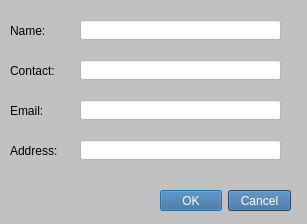
<?xml version="1.0" encoding="UTF-8"?>
<ui version="4.0">
 <class>add_box</class>
 <widget class="QDialog" name="add_box">
  <property name="geometry">
   <rect>
    <x>0</x>
    <y>0</y>
    <width>307</width>
    <height>224</height>
   </rect>
  </property>
  <property name="windowTitle">
   <string>Add Contact</string>
  </property>
  <property name="styleSheet">
   <string notr="true">background-color: rgb(193, 193, 193);</string>
  </property>
  <widget class="QDialogButtonBox" name="add_conf">
   <property name="geometry">
    <rect>
     <x>160</x>
     <y>190</y>
     <width>131</width>
     <height>21</height>
    </rect>
   </property>
   <property name="styleSheet">
    <string notr="true">color: rgb(255, 255, 255);
background-color: rgb(49, 99, 149);
font: 75 10pt &quot;Quicksand&quot;;
</string>
   </property>
   <property name="orientation">
    <enum>Qt::Horizontal</enum>
   </property>
   <property name="standardButtons">
    <set>QDialogButtonBox::Cancel|QDialogButtonBox::Ok</set>
   </property>
  </widget>
  <widget class="QLabel" name="lbl_name">
   <property name="geometry">
    <rect>
     <x>10</x>
     <y>20</y>
     <width>51</width>
     <height>21</height>
    </rect>
   </property>
   <property name="styleSheet">
    <string notr="true">font: 75 10pt &quot;MS Shell Dlg 2&quot;;</string>
   </property>
   <property name="text">
    <string>Name:</string>
   </property>
  </widget>
  <widget class="QLabel" name="lbl_contact">
   <property name="geometry">
    <rect>
     <x>10</x>
     <y>60</y>
     <width>61</width>
     <height>21</height>
    </rect>
   </property>
   <property name="styleSheet">
    <string notr="true">font: 75 10pt &quot;MS Shell Dlg 2&quot;;</string>
   </property>
   <property name="text">
    <string>Contact:</string>
   </property>
  </widget>
  <widget class="QLabel" name="lbl_email">
   <property name="geometry">
    <rect>
     <x>10</x>
     <y>100</y>
     <width>61</width>
     <height>21</height>
    </rect>
   </property>
   <property name="styleSheet">
    <string notr="true">font: 75 10pt &quot;MS Shell Dlg 2&quot;;</string>
   </property>
   <property name="text">
    <string>Email:</string>
   </property>
  </widget>
  <widget class="QLabel" name="lbl_add">
   <property name="geometry">
    <rect>
     <x>10</x>
     <y>140</y>
     <width>61</width>
     <height>21</height>
    </rect>
   </property>
   <property name="styleSheet">
    <string notr="true">font: 75 10pt &quot;MS Shell Dlg 2&quot;;</string>
   </property>
   <property name="text">
    <string>Address:</string>
   </property>
  </widget>
  <widget class="QLineEdit" name="lineEdit_name">
   <property name="geometry">
    <rect>
     <x>80</x>
     <y>20</y>
     <width>201</width>
     <height>20</height>
    </rect>
   </property>
   <property name="styleSheet">
    <string notr="true">background-color: rgb(255, 255, 255);
color: rgb(0, 0, 0);</string>
   </property>
   <property name="text">
    <string/>
   </property>
  </widget>
  <widget class="QLineEdit" name="lineEdit_contact">
   <property name="geometry">
    <rect>
     <x>80</x>
     <y>60</y>
     <width>201</width>
     <height>20</height>
    </rect>
   </property>
   <property name="styleSheet">
    <string notr="true">background-color: rgb(255, 255, 255);
color: rgb(0, 0, 0);</string>
   </property>
  </widget>
  <widget class="QLineEdit" name="lineEdit_email">
   <property name="geometry">
    <rect>
     <x>80</x>
     <y>100</y>
     <width>201</width>
     <height>20</height>
    </rect>
   </property>
   <property name="styleSheet">
    <string notr="true">background-color: rgb(255, 255, 255);
color: rgb(0, 0, 0);</string>
   </property>
  </widget>
  <widget class="QLineEdit" name="lineEdit_add">
   <property name="geometry">
    <rect>
     <x>80</x>
     <y>140</y>
     <width>201</width>
     <height>20</height>
    </rect>
   </property>
   <property name="styleSheet">
    <string notr="true">background-color: rgb(255, 255, 255);
color: rgb(0, 0, 0);</string>
   </property>
  </widget>
 </widget>
 <resources/>
 <connections>
  <connection>
   <sender>add_conf</sender>
   <signal>accepted()</signal>
   <receiver>add_box</receiver>
   <slot>accept()</slot>
   <hints>
    <hint type="sourcelabel">
     <x>248</x>
     <y>254</y>
    </hint>
    <hint type="destinationlabel">
     <x>157</x>
     <y>274</y>
    </hint>
   </hints>
  </connection>
  <connection>
   <sender>add_conf</sender>
   <signal>rejected()</signal>
   <receiver>add_box</receiver>
   <slot>reject()</slot>
   <hints>
    <hint type="sourcelabel">
     <x>316</x>
     <y>260</y>
    </hint>
    <hint type="destinationlabel">
     <x>286</x>
     <y>274</y>
    </hint>
   </hints>
  </connection>
 </connections>
</ui>
